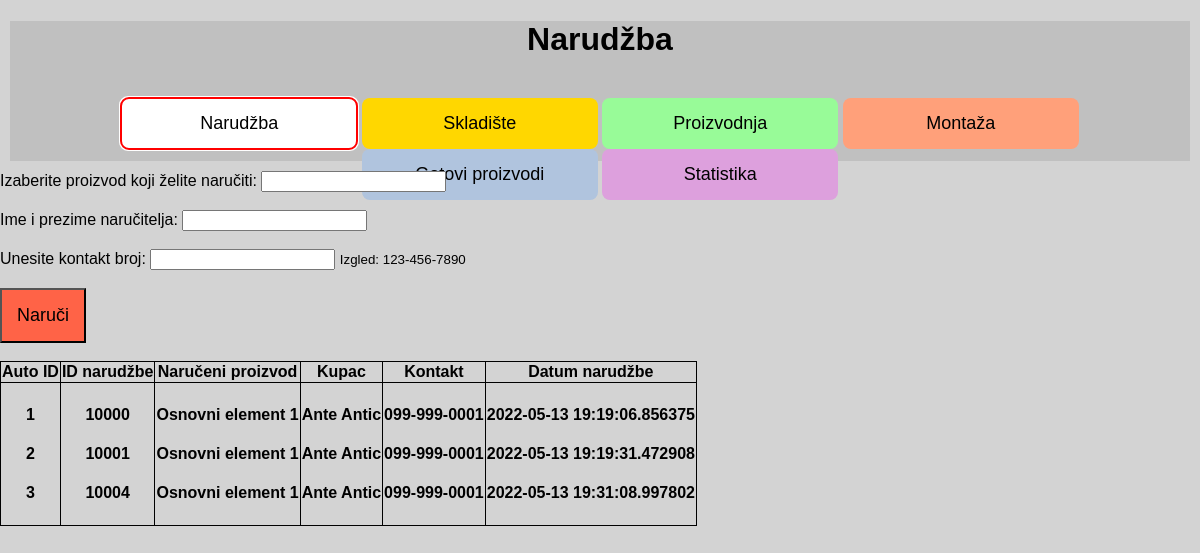
Before: /order with the older database file.
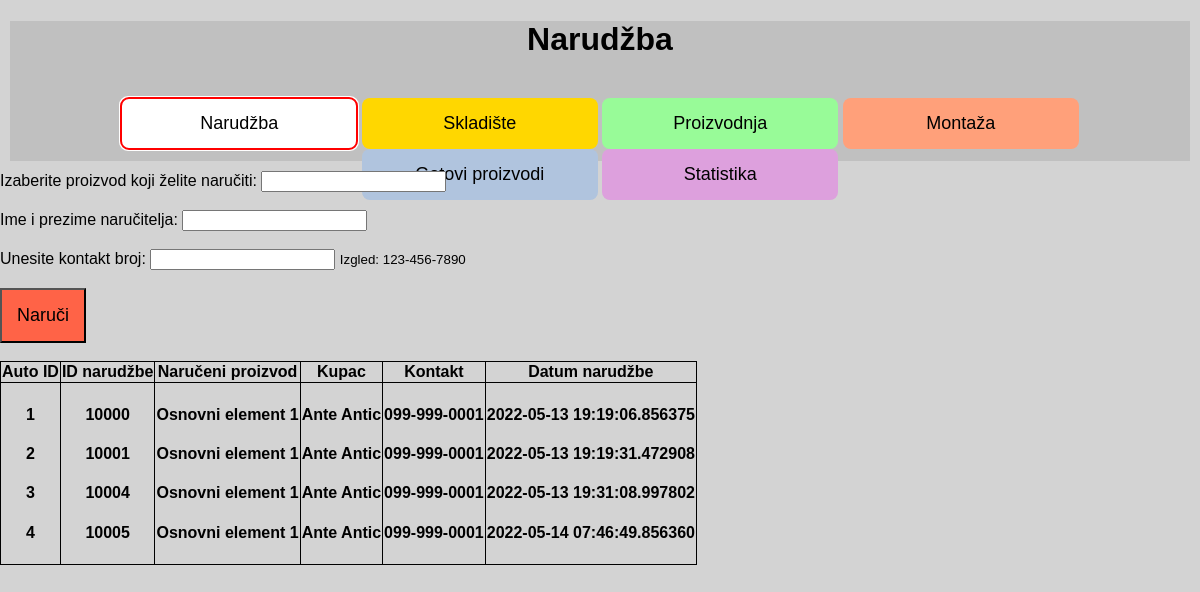
After: the same page with the newer database file.
### app.py (models this page shows, shortened)
class Order(db.Model):
    __tablename__ = "order"
    id = db.Column(
        db.Integer,
        primary_key=True,
    )
    order_id = db.Column(db.Integer)
    name = db.Column(db.String(500), nullable=False)
    buyer_name = db.Column(db.String(500), nullable=False)
    buyer_contact = db.Column(db.String(500), nullable=False)
    date_created = db.Column(db.DateTime, default=datetime.now)
    first_time = True

### app.py (the view)
@app.route("/order", methods=["POST", "GET"])
def order():
    global ID
    if Order.first_time:
        ID = Order().getLastOrderID()
        Order.first_time = False
    if request.method == "POST":
        product_name = request.form["product"]
        new_buyer_name = request.form["buyer_name"]
        new_buyer_contact = request.form["phone"]
        ID = ID + 1
        new_product = Order(
            name=product_name,
            buyer_name=new_buyer_name,
            buyer_contact=new_buyer_contact,
            order_id=ID,
        )
        for part_name in j_part_data:
            if product_name == part_name:
                if type(j_part_data[part_name]) == type([]):
                    for part_details in j_part_data[part_name]:
                        part_raw_mat_name = part_details[list(part_details.keys())[0]]
                        part_raw_mat_length = part_details[list(part_details.keys())[1]]
                        length_in_stock = getResourceFromWarehouse(part_raw_mat_name)
                        if length_in_stock >= int(part_raw_mat_length):
                            new_value = length_in_stock - int(part_raw_mat_length)
                            conn = engine.connect()
                            stmt = (
                                update(Input_Warehouse)
                                .where(Input_Warehouse.name == part_raw_mat_name)
                                .values(quantity=new_value)
                            )
                            conn.execute(stmt)
                            db.session.add(new_product)
                            db.session.commit()
                            return redirect("/order")
                        else:
                            return "Nema dovoljne količine materijala na skladištu!"
        for assembly_name in j_assembly_data:
            if product_name == assembly_name:
                print(assembly_name)
                if type(j_assembly_data[assembly_name]) == type([]):
                    for assembly_details in j_assembly_data[assembly_name]:
                        print(assembly_details)
                        print(assembly_details[list(assembly_details.keys())[0]])
        try:
            db.session.add(new_product)
            db.session.commit()
            return redirect("/order")
        except all:
            return "Pojavio se problem! Pokušajte ponovno."
    else:
        product = Order.query.order_by(Order.date_created)
        return render_template("order.html", product=product)

### templates/order.html (shortened to what this page needs)
{% extends 'base.html' %}
{% block head %}
<link rel="stylesheet" href="{{ url_for('static', filename='css/order.css') }}">
{% endblock %}
{% block body %}
<div class="content">
    <h1 id="Naslov">Narudžba</h1>
    <br>
    <button class="btn btn-1" , onclick="window.location.href='/order'">Narudžba</button>
    <button class="btn btn-2" , onclick="window.location.href='/warehouse'">Skladište</button>
    <button class="btn btn-3" , onclick="window.location.href='/manufacturing'">Proizvodnja</button>
    <button class="btn btn-4" , onclick="window.location.href='/installation'">Montaža</button>
    <button class="btn btn-5" , onclick="window.location.href='/finishedproduct'">Gotovi proizvodi</button>
    <button class="btn btn-6" , onclick="window.location.href='/statistic'">Statistika</button>
</div>
<div class="container">
    <form action="order" METHOD="POST">
        <label for="order">Izaberite proizvod koji želite naručiti:</label>
        <input list="products" name="product" id="product"><br><br>
        <label for="buyer">Ime i prezime naručitelja:</label>
        <input type="text" id="buyer_name" name="buyer_name"><br><br>
        <label for="phone">Unesite kontakt broj:</label>
        <input type="tel" id="phone" name="phone" pattern="[0-9]{3}-[0-9]{3}-[0-9]{4}" required>
        <small>Izgled: 123-456-7890</small><br><br>
        <input type="submit" value="Naruči" class="btn-secondary"><br><br>
    </form>
    <table>
        <tr>
            <th>Auto ID</th>
            <th>ID narudžbe</th>
            <th>Naručeni proizvod</th>
            <th>Kupac</th>
            <th>Kontakt</th>
            <th>Datum narudžbe</th>
        </tr>
        <tr>
            <th>
                {% for order in product %}
                <h4>
                    {{order.id}}
                </h4>
                {% endfor %}
            </th>
            <th>
                {% for order in product %}
                <h4>
                    {{order.order_id}}
                </h4>
                {% endfor %}
            </th>
            <th>
                {% for order in product %}
                <h4>
                    {{order.name}}
                </h4>
                {% endfor %}
            </th>
            <th>
                {% for order in product %}
                <h4>
                    {{order.buyer_name}}
                </h4>
                {% endfor %}
            </th>
            <th>
                {% for order in product %}
                <h4>
                    {{order.buyer_contact}}
                </h4>
                {% endfor %}
            </th>
            <th>
                {% for order in product %}
                <h4>
                    {{order.date_created}}
                </h4>
                {% endfor %}
            </th>
        </tr>
    </table>
</div>
{% endblock %}

### templates/base.html (shortened to what this page needs)
<!DOCTYPE html>
<html lang="en">
<head>
    <link rel="stylesheet" href="{{ url_for('static', filename='css/main.css') }}">
    {% block head %}{% endblock %}
</head>
<body>
    {% block body %}{% endblock %}
</body>
</html>

### static/css/main.css (style rules this page uses)
body { margin: 0; font-family: sans-serif; background-color: lightgrey; }
.content { margin: 10px; background-color: silver; text-align: center; height: 140px; }
.btn { padding: 15px; font-size: large; border: none; width: 15%; border-radius: 8px; }
.btn-1 { background-color: skyblue; }
.btn-2 { background-color: gold; }
.btn-3 { background-color: palegreen; }
.btn-4 { background-color: lightsalmon; }
.btn-5 { background-color: lightsteelblue; }
.btn-6 { background-color: plum; }

### static/css/order.css (style rules this page uses)
body { margin:0; font-family: sans-serif; background-color: lightgrey; }
.content { margin: 10px; background-color: silver; text-align: center; height: 140px; }
.btn { padding: 15px; font-size: large; border: none; width: 20%; border-radius: 8px; }
.btn-1 { background-color: white; border-color: red; outline: 50px auto red; }
.btn-2 { background-color: gold; }
.btn-3 { background-color: palegreen; }
.btn-4 { background-color: lightsalmon; }
.btn-secondary { background-color: tomato; padding: 15px; font-size: large; }

### templates/order.html (style rules this page uses)
table, th, td { border: 1px solid black; border-collapse: collapse; }

Changed rows visible on the page:
added Order: id "4", order_id "10005", name "Osnovni element 1", buyer_name "Ante Antic", buyer_contact "099-999-0001", date_created "2022-05-14 07:46:49.856360"
